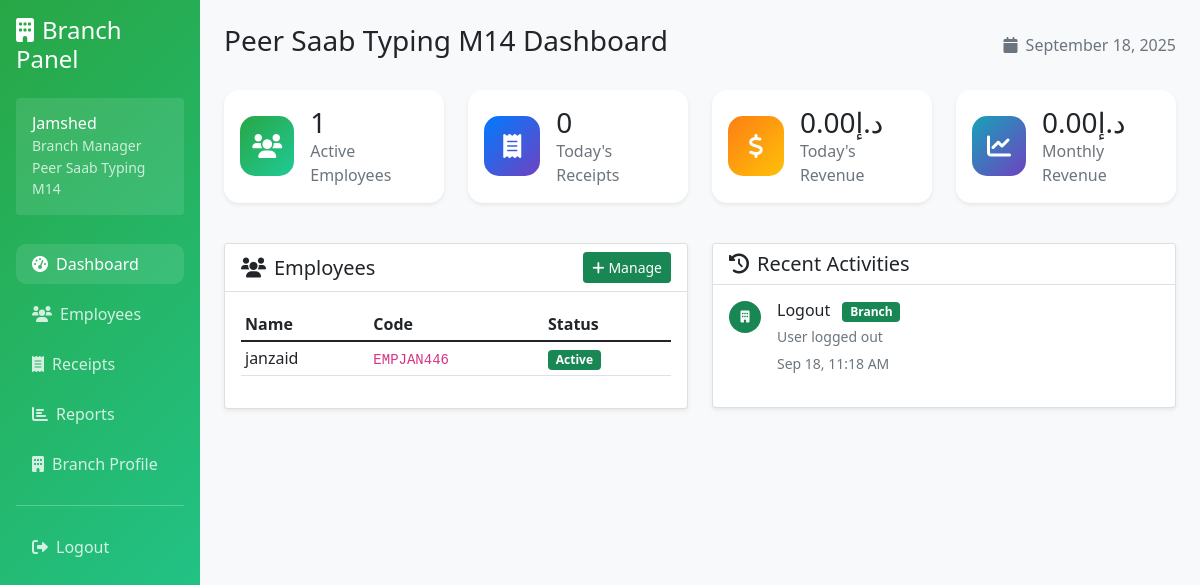
Page /branch/dashboard.php (signed in) on the earlier database version.
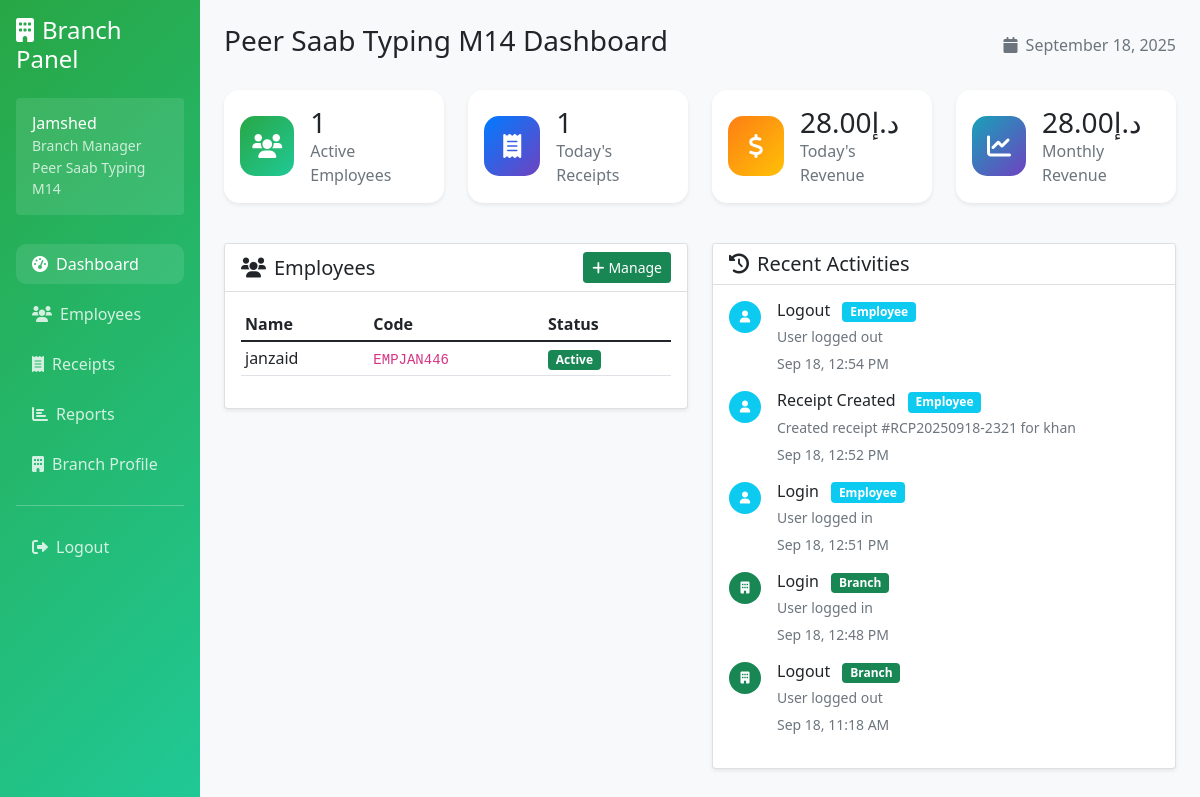
Same page on the later database version.
### tables this page shows
CREATE TABLE branches (
            id INTEGER PRIMARY KEY AUTOINCREMENT,
            branch_name VARCHAR(100) NOT NULL,
            branch_code VARCHAR(20) UNIQUE NOT NULL,
            address TEXT,
            phone VARCHAR(20),
            email VARCHAR(100),
            manager_username VARCHAR(50) UNIQUE NOT NULL,
            manager_password VARCHAR(255) NOT NULL,
            manager_full_name VARCHAR(100) NOT NULL,
            status TEXT DEFAULT 'active' CHECK (status IN ('active', 'inactive')),
            created_at DATETIME DEFAULT CURRENT_TIMESTAMP
        );

CREATE TABLE settings (
            id INTEGER PRIMARY KEY AUTOINCREMENT,
            setting_key VARCHAR(100) UNIQUE NOT NULL,
            setting_value TEXT,
            updated_at DATETIME DEFAULT CURRENT_TIMESTAMP
        );

CREATE TABLE employees (
            id INTEGER PRIMARY KEY AUTOINCREMENT,
            branch_id INTEGER NOT NULL,
            employee_code VARCHAR(20) UNIQUE NOT NULL,
            username VARCHAR(50) UNIQUE NOT NULL,
            password VARCHAR(255) NOT NULL,
            full_name VARCHAR(100) NOT NULL,
            email VARCHAR(100),
            phone VARCHAR(20),
            basic_salary DECIMAL(10,2) DEFAULT 0.00,
            commission_rate DECIMAL(5,2) DEFAULT 0.00,
            hire_date DATE NOT NULL,
            status TEXT DEFAULT 'active' CHECK (status IN ('active', 'inactive')),
            created_at DATETIME DEFAULT CURRENT_TIMESTAMP,
            FOREIGN KEY (branch_id) REFERENCES branches(id)
        );

CREATE TABLE activity_logs (
            id INTEGER PRIMARY KEY AUTOINCREMENT,
            user_type TEXT NOT NULL CHECK (user_type IN ('admin', 'branch', 'employee')),
            user_id INTEGER NOT NULL,
            action VARCHAR(100) NOT NULL,
            description TEXT,
            ip_address VARCHAR(45),
            created_at DATETIME DEFAULT CURRENT_TIMESTAMP
        );

### config/database.php (called while the page is built, shortened)
<?php
class Database {
    private $connection;
    public function __construct() {
        $this->db_path = __DIR__ . '/../data/typing_center.db';
        $dir = dirname($this->db_path);
        $this->connection = new PDO("sqlite:" . $this->db_path);
        $this->connection->setAttribute(PDO::ATTR_ERRMODE, PDO::ERRMODE_EXCEPTION);
        $this->connection->exec("PRAGMA foreign_keys = ON");
        $this->createTables();
    }
    public function getConnection() {
        return $this->connection;
    }
    private function createTables() {
        $this->connection->exec($sql);
        $stmt = $this->connection->prepare("SELECT COUNT(*) FROM admin");
        $stmt->execute();
        $stmt = $this->connection->prepare("SELECT COUNT(*) FROM services");
        $stmt->execute();
        $stmt = $this->connection->prepare("SELECT COUNT(*) FROM settings");
        $stmt->execute();
    }
}
?>

### includes/auth.php (called while the page is built, shortened)
<?php
class Auth {
    public function getUserInfo() {
        return [
            'id' => $_SESSION['user_id'] ?? null,
            'type' => $_SESSION['user_type'] ?? null,
            'username' => $_SESSION['username'] ?? null,
            'full_name' => $_SESSION['full_name'] ?? null,
            'branch_id' => $_SESSION['branch_id'] ?? null,
            'branch_name' => $_SESSION['branch_name'] ?? null
        ];
    }
}
?>

### includes/currency_helper.php (called while the page is built)
<?php
function getCurrencySymbol($currency_code = 'USD') {
    $symbols = [
        'USD' => '$',
        'AED' => 'د.إ',
        'PKR' => '₨',
        'INR' => '₹',
        'EUR' => '€'
    ];
    return $symbols[$currency_code] ?? '$';
}
function formatCurrency($amount, $currency_code = 'USD') {
    $symbol = getCurrencySymbol($currency_code);
    return $symbol . number_format($amount, 2);
}
function getCurrentCurrency($db) {
    try {
        $stmt = $db->query("SELECT setting_value FROM settings WHERE setting_key = 'currency' LIMIT 1");
        $currency_result = $stmt->fetch(PDO::FETCH_ASSOC);
        return $currency_result ? $currency_result['setting_value'] : 'USD';
    } catch (Exception $e) {
        return 'USD';
    }
}
?>

### branch/dashboard.php (the view, shortened to what the rows shown need)
<?php
require_once '../config/database.php';
require_once '../includes/auth.php';
require_once '../includes/currency_helper.php';
$database = new Database();
$auth = new Auth($database);
$auth->requireRole(['branch']);
$user_info = $auth->getUserInfo();
$db = $database->getConnection();
$stmt = $db->prepare("SELECT * FROM branches WHERE id = ?");
$stmt->execute([$user_info['id']]);
$branch_info = $stmt->fetch(PDO::FETCH_ASSOC);
$stats = [];
$stmt = $db->prepare("SELECT COUNT(*) as count FROM employees WHERE branch_id = ? AND status = 'active'");
$stmt->execute([$user_info['id']]);
$stats['employees'] = $stmt->fetch(PDO::FETCH_ASSOC)['count'];
$stmt = $db->prepare("SELECT COUNT(*) as count, COALESCE(SUM(total_amount), 0) as total FROM receipts WHERE branch_id = ? AND strftime('%Y-%m', created_at) = strftime('%Y-%m', 'now')");
$stmt->execute([$user_info['id']]);
$monthly_data = $stmt->fetch(PDO::FETCH_ASSOC);
$stats['monthly_receipts'] = $monthly_data['count'];
$stats['monthly_revenue'] = $monthly_data['total'];
$stmt = $db->prepare("SELECT COUNT(*) as count, COALESCE(SUM(total_amount), 0) as total FROM receipts WHERE branch_id = ? AND DATE(created_at) = DATE('now')");
$stmt->execute([$user_info['id']]);
$today_data = $stmt->fetch(PDO::FETCH_ASSOC);
$stats['today_receipts'] = $today_data['count'];
$stats['today_revenue'] = $today_data['total'];
$current_currency = getCurrentCurrency($db);
$stmt = $db->prepare("SELECT al.*, e.full_name as user_name
    FROM activity_logs al
    LEFT JOIN employees e ON al.user_type = 'employee' AND al.user_id = e.id
    WHERE (al.user_type = 'branch' AND al.user_id = ?) OR
          (al.user_type = 'employee' AND al.user_id IN (SELECT id FROM employees WHERE branch_id = ?))
    ORDER BY al.created_at DESC LIMIT 10");
$stmt->execute([$user_info['id'], $user_info['id']]);
$recent_activities = $stmt->fetchAll(PDO::FETCH_ASSOC);
$stmt = $db->prepare("SELECT * FROM employees WHERE branch_id = ? AND status = 'active' ORDER BY full_name");
$stmt->execute([$user_info['id']]);
$employees = $stmt->fetchAll(PDO::FETCH_ASSOC);
?>
<!DOCTYPE html>
<html lang="en">
<head>
    <link href="https://cdn.jsdelivr.net/npm/bootstrap@5.1.3/dist/css/bootstrap.min.css" rel="stylesheet">
    <link href="https://cdnjs.cloudflare.com/ajax/libs/font-awesome/6.0.0/css/all.min.css" rel="stylesheet">
</head>
<body>
    <div class="container-fluid">
        <div class="row">
            <div class="col-md-3 col-lg-2 sidebar p-3">
                <div class="user-info bg-white bg-opacity-10 rounded p-3 mb-4">
                    <div>
                        <h6 class="mb-0"><?= htmlspecialchars($user_info['full_name']) ?></h6>
                        <small class="opacity-75">Branch Manager</small>
                        <div class="small opacity-75"><?= htmlspecialchars($branch_info['branch_name']) ?></div>
                    </div>
                </div>
            </div>
            <div class="col-md-9 col-lg-10 p-4">
                <div class="d-flex justify-content-between align-items-center mb-4">
                    <h1 class="h3"><?= htmlspecialchars($branch_info['branch_name']) ?> Dashboard</h1>
                    <div class="text-muted">
                        <i class="fas fa-calendar me-2"></i><?= date('F j, Y') ?>
                    </div>
                </div>
                <div class="row mb-4">
                    <div class="col-md-3 mb-3">
                        <div class="card stat-card shadow-sm">
                            <div class="card-body d-flex align-items-center">
                                <div>
                                    <h3 class="mb-0"><?= formatCurrency($stats['today_revenue'], $current_currency) ?></h3>
                                    <p class="text-muted mb-0">Today's Revenue</p>
                                </div>
                            </div>
                        </div>
                    </div>
                    <div class="col-md-3 mb-3">
                        <div class="card stat-card shadow-sm">
                            <div class="card-body d-flex align-items-center">
                                <div>
                                    <h3 class="mb-0"><?= formatCurrency($stats['monthly_revenue'], $current_currency) ?></h3>
                                    <p class="text-muted mb-0">Monthly Revenue</p>
                                </div>
                            </div>
                        </div>
                    </div>
                </div>
                <div class="row">
                    <div class="col-md-6 mb-4">
                        <div class="card shadow-sm">
                            <div class="card-body">
                                <?php if (empty($employees)): ?>
                                    <div class="text-center text-muted py-4">
                                        <i class="fas fa-user-plus fa-3x mb-3"></i>
                                        <p>No employees found</p>
                                        <a href="/branch/employees.php" class="btn btn-success">Add First Employee</a>
                                    </div>
                                <?php else: ?>
                                    <div class="table-responsive">
                                        <table class="table table-hover table-sm">
                                            <thead>
                                                <tr>
                                                    <th>Name</th>
                                                    <th>Code</th>
                                                    <th>Status</th>
                                                </tr>
                                            </thead>
                                            <tbody>
                                                <?php foreach (array_slice($employees, 0, 5) as $employee): ?>
                                                    <tr>
                                                        <td><?= htmlspecialchars($employee['full_name']) ?></td>
                                                        <td><code><?= htmlspecialchars($employee['employee_code']) ?></code></td>
                                                        <td>
                                                            <span class="badge bg-success">Active</span>
                                                        </td>
                                                    </tr>
                                                <?php endforeach; ?>
                                            </tbody>
                                        </table>
                                    </div>
                                <?php endif; ?>
                            </div>
                        </div>
                    </div>
                    <div class="col-md-6 mb-4">
                        <div class="card shadow-sm">
                            <div class="card-body">
                                <?php if (empty($recent_activities)): ?>
                                    <div class="text-center text-muted py-4">
                                        <i class="fas fa-inbox fa-3x mb-3"></i>
                                        <p>No recent activities</p>
                                    </div>
                                <?php else: ?>
                                    <div class="activity-feed">
                                        <?php foreach (array_slice($recent_activities, 0, 5) as $activity): ?>
                                            <div class="d-flex mb-3">
                                                <div class="flex-shrink-0">
                                                    <div class="avatar bg-<?=
                                                        $activity['user_type'] === 'branch' ? 'success' : 'info'
                                                    ?> text-white rounded-circle d-flex align-items-center justify-content-center" style="width: 32px; height: 32px; font-size: 12px;">
                                                        <i class="fas fa-<?=
                                                            $activity['user_type'] === 'branch' ? 'building' : 'user'
                                                        ?>"></i>
                                                    </div>
                                                </div>
                                                <div class="flex-grow-1 ms-3">
                                                    <h6 class="mb-1">
                                                        <?= htmlspecialchars($activity['action']) ?>
                                                        <span class="badge bg-<?=
                                                            $activity['user_type'] === 'branch' ? 'success' : 'info'
                                                        ?> ms-2">
                                                            <?= ucfirst($activity['user_type']) ?>
                                                        </span>
                                                    </h6>
                                                    <p class="mb-1 small text-muted"><?= htmlspecialchars($activity['description']) ?></p>
                                                    <small class="text-muted">
                                                        <?= date('M j, g:i A', strtotime($activity['created_at'])) ?>
                                                    </small>
                                                </div>
                                            </div>
                                        <?php endforeach; ?>
                                    </div>
                                <?php endif; ?>
                            </div>
                        </div>
                    </div>
                </div>
            </div>
        </div>
    </div>
</body>
</html>

Differences in the rows shown:
removed settings: setting_value "د.إ0.00"
added activity_logs: action "Logout", user_type "Employee", description "User logged out", created_at "Sep 18, 12:54 PM"
added activity_logs: action "Receipt Created", user_type "Employee", description "Created receipt #RCP20250918-2321 for khan", created_at "Sep 18, 12:52 PM"
added activity_logs: action "Login", user_type "Employee", description "User logged in", created_at "Sep 18, 12:51 PM"
added activity_logs: action "Login", user_type "Branch", description "User logged in", created_at "Sep 18, 12:48 PM"
Other differences:
$stats['today_receipts']: "0" → "1"
formatCurrency($stats['today_revenue'], $current_currency): (not shown) → "د.إ28.00"
formatCurrency($stats['monthly_revenue'], $current_currency): (not shown) → "د.إ28.00"
